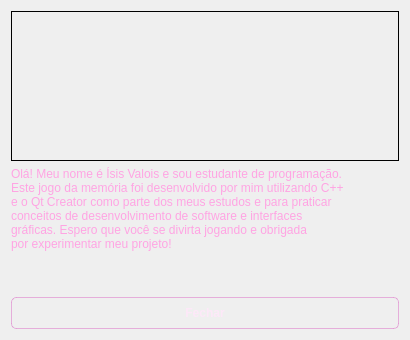
<?xml version="1.0" encoding="UTF-8"?>
<ui version="4.0">
 <class>AboutDialog</class>
 <widget class="QDialog" name="AboutDialog">
  <property name="geometry">
   <rect>
    <x>0</x>
    <y>0</y>
    <width>410</width>
    <height>340</height>
   </rect>
  </property>
  <property name="windowTitle">
   <string>Sobre</string>
  </property>
  <property name="styleSheet">
   <string notr="true">background: qlineargradient(
    x1:0, y1:0, x2:0, y2:1,
    stop:0   #1a0a2e,
    stop:0.5 #0d0d22,
    stop:1   #0a1a2e
);</string>
  </property>
  <layout class="QVBoxLayout" name="verticalLayout">
   <item>
    <widget class="QLabel" name="fotoLabel">
     <property name="enabled">
      <bool>true</bool>
     </property>
     <property name="minimumSize">
      <size>
       <width>150</width>
       <height>150</height>
      </size>
     </property>
     <property name="frameShape">
      <enum>QFrame::Shape::Box</enum>
     </property>
     <property name="text">
      <string/>
     </property>
     <property name="alignment">
      <set>Qt::AlignmentFlag::AlignCenter</set>
     </property>
    </widget>
   </item>
   <item>
    <widget class="QLabel" name="nomeLabel">
     <property name="styleSheet">
      <string notr="true">font: 10pt &quot;URW Gothic [UKWN]&quot;;
color: rgb(255, 164, 227);
background: transparent;</string>
     </property>
     <property name="text">
      <string>Olá! Meu nome é Ísis Valois e sou estudante de programação.
Este jogo da memória foi desenvolvido por mim utilizando C++
e o Qt Creator como parte dos meus estudos e para praticar
conceitos de desenvolvimento de software e interfaces
gráficas. Espero que você se divirta jogando e obrigada
por experimentar meu projeto!</string>
     </property>
    </widget>
   </item>
   <item>
    <spacer name="verticalSpacer">
     <property name="orientation">
      <enum>Qt::Orientation::Vertical</enum>
     </property>
     <property name="sizeHint" stdset="0">
      <size>
       <width>20</width>
       <height>20</height>
      </size>
     </property>
    </spacer>
   </item>
   <item>
    <widget class="QPushButton" name="fecharButton">
     <property name="styleSheet">
      <string notr="true">QPushButton {
    border-radius: 5px;
    font-size: 12px;
    font-weight: bold;
    padding: 8px 20px;
    background: qlineargradient(
        x1:0, y1:0, x2:1, y2:0,
        stop:0 rgba(155, 55, 135, 220),
        stop:1 rgba(205, 90, 170, 220)
    );
    border: 1px solid rgba(220, 120, 200, 140);
    color: #fde8f8;
}
QPushButton:hover {
    background: qlineargradient(
        x1:0, y1:0, x2:1, y2:0,
        stop:0 rgba(175, 70, 155, 255),
        stop:1 rgba(225, 110, 190, 255)
    );
    border-color: rgba(240, 150, 220, 200);
}
QPushButton:pressed {
    background: rgba(130, 45, 115, 240);
}</string>
     </property>
     <property name="text">
      <string>Fechar</string>
     </property>
     <property name="autoDefault">
      <bool>false</bool>
     </property>
    </widget>
   </item>
  </layout>
 </widget>
 <resources/>
 <connections/>
</ui>
